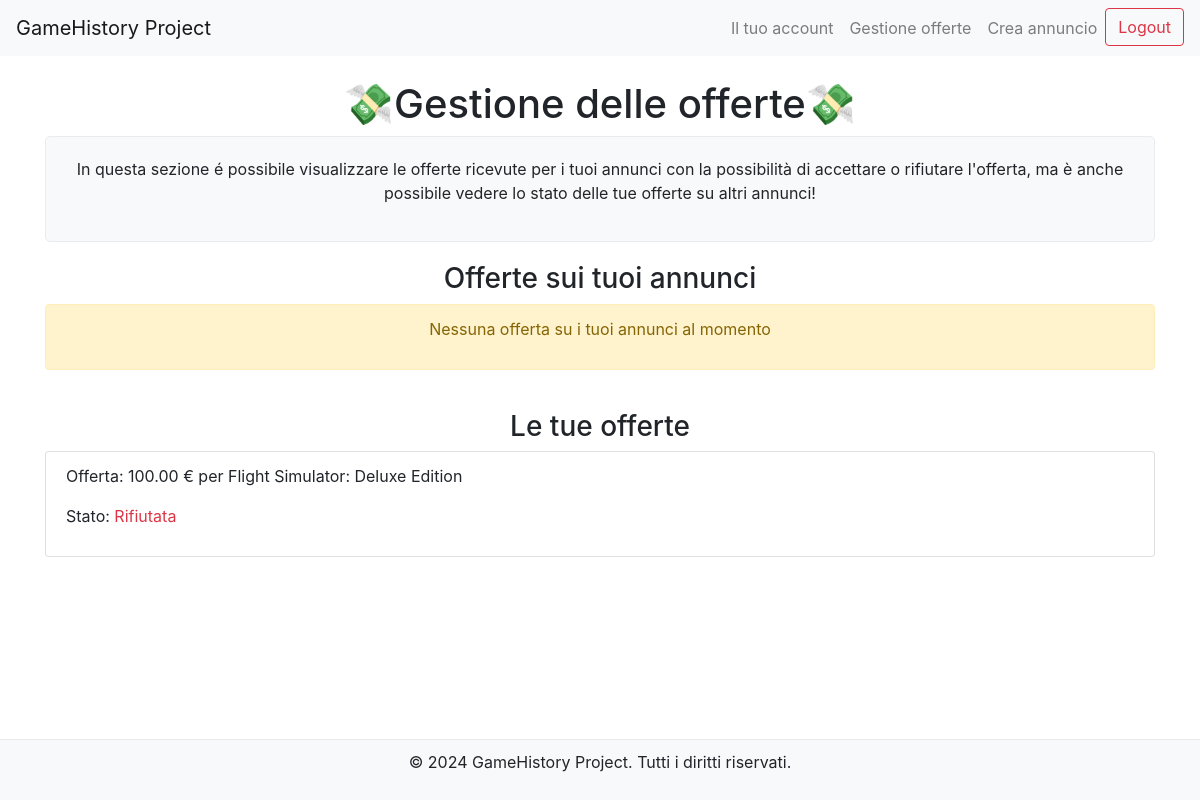
The page /manage_offers/ (signed in) on the database its author committed.
### marketplace/models.py (models this page shows, shortened)
class Offer(models.Model):
    listing = models.ForeignKey(Listing, on_delete=models.CASCADE, related_name='offers')
    user = models.ForeignKey(User, on_delete=models.CASCADE)
    offer_price = models.DecimalField(max_digits=10, decimal_places=2)
    accepted = models.BooleanField(null=True, blank=True)
    created_at = models.DateTimeField(auto_now_add=True)

class Listing(models.Model):
    user = models.ForeignKey(User, on_delete=models.CASCADE)  # Foreign Key sullo user
    game = models.ForeignKey(Game, on_delete=models.CASCADE)  # Foreign Key sul gioco collegato
    price = models.DecimalField(max_digits=10, decimal_places=2) # campo del prezzo
    quantity = models.PositiveIntegerField(default=1)  # campo della quantità disponibile dell'annuncio
    created_at = models.DateTimeField(auto_now_add=True)  # campo che riguarda la data di pubblicazione)
    is_available = models.BooleanField(default=True)  # campo che riguarda la disponibilità per la visione sulla home principale

class Game(models.Model):
    title = models.CharField(max_length=100)
    release_date = models.DateField()
    genre = models.CharField(max_length=50)
    category = models.CharField(max_length=50)
    platform = models.CharField(max_length=50)
    description = models.TextField()

### marketplace/views.py (the view)
# urls.py: path('manage_offers/', views.manage_offers, name='manage_offers'),
@login_required
def manage_offers(request):
    listings_as_seller = Listing.objects.filter(user=request.user)
    offers_as_seller = Offer.objects.filter(listing__in=listings_as_seller)
    offers_as_buyer = Offer.objects.filter(user=request.user)
    return render(request, 'marketplace/manage_offers.html', {
        'offers_as_seller': offers_as_seller,
        'offers_as_buyer': offers_as_buyer,
        }
    )

### marketplace/templates/marketplace/manage_offers.html (shortened to what this page needs)
<!DOCTYPE html>
<html lang="en">
<head>
    <link href="https://stackpath.bootstrapcdn.com/bootstrap/4.5.2/css/bootstrap.min.css" rel="stylesheet">
</head>
<body>
    <nav class="navbar navbar-expand-lg navbar-light bg-light">
        <a class="navbar-brand" href="{% url 'home'%}">GameHistory Project</a>
        <div class="collapse navbar-collapse" id="navbarNav">
            <ul class="navbar-nav ml-auto">
                {% if user.is_authenticated %}
                    <li class="nav-item">
                        <a class="nav-link" href="{% url 'user_profile' %}">Il tuo account</a>
                    </li>
                    <li class="nav-item">
                        <a class="nav-link" href="{% url 'manage_offers' %}">Gestione offerte</a>
                    </li>
                    <li class="nav-item">
                        <a class="nav-link" href="{% url 'create_listing' %}">Crea annuncio</a>
                    </li>
                    <li class="nav-item">
                        <form method="post" action="{% url 'logout' %}" class="form-inline">
                            <button type="submit" class="btn btn-outline-danger">Logout</button>
                        </form>
                    </li>
                {% endif %}
            </ul>
        </div>
    </nav>
    <div class="container mt-4">
        <h1><center>💸Gestione delle offerte💸</center></h1>
        <div class="description-box">
            <center><p>In questa sezione é possibile visualizzare le offerte ricevute per i tuoi annunci con la possibilità di accettare o rifiutare l'offerta, ma è anche possibile vedere lo stato delle tue offerte su altri annunci!</p></center>
        </div>
        <center><h3>Offerte sui tuoi annunci</h3></center>
        <ul class="list-group">
        {% if offer_as_seller%}
            {% for offer in offers_as_seller %}
                <li class="list-group-item">
                    <p>Offerta: {{ offer.offer_price }} € di {{ offer.user.username }} per {{ offer.listing.game.title }}</p>
                    <p>Stato:
                        {% if offer.accepted is None %}
                            <span class="text-warning">In attesa</span>
                        {% elif offer.accepted %}
                            <span class="text-success">Accettata</span>
                        {% else %}
                            <span class="text-danger">Rifiutata</span>
                        {% endif %}
                    </p>
                    {% if offer.accepted is None %}
                        <a href="{% url 'respond_to_offer' offer.id 'accept' %}" class="btn btn-success btn-sm">Accetta</a>
                        <a href="{% url 'respond_to_offer' offer.id 'reject' %}" class="btn btn-danger btn-sm">Rifiuta</a>
                    {% endif %}
                </li>
            {% endfor %}
        {% else %}
            <div class="alert alert-warning">
                <center><p>Nessuna offerta su i tuoi annunci al momento</p></center>
            </div>
        {% endif %}
        </ul>
        <center><h3>Le tue offerte</h3></center>
        <ul class="list-group">
        {% if offers_as_buyer %}
            {% for offer in offers_as_buyer %}
                <li class="list-group-item">
                    <p>Offerta: {{ offer.offer_price }} € per {{ offer.listing.game.title }}</p>
                    <p>Stato:
                        {% if offer.accepted is None %}
                            <span class="text-warning">In attesa</span>
                        {% elif offer.accepted %}
                            <span class="text-success">Accettata</span>
                        {% else %}
                            <span class="text-danger">Rifiutata</span>
                        {% endif %}
                    </p>
                </li>
            {% endfor %}
        {% else %}
            <div class="alert alert-warning">
                <p>Non hai fatto nessuna offerta al momento</p>
            </div>
        {% endif %}
        </ul>
    </div>
    <footer class="footer">
        <p>&copy; 2024 GameHistory Project. Tutti i diritti riservati.</p>
    </footer>
</body>
</html>

### marketplace/templates/marketplace/manage_offers.html (style rules this page uses)
.description-box { background-color: #f8f9fa; border: 1px solid #e9ecef; border-radius: 5px; padding: 20px; margin-bottom: 20px; }
html, body { height: 100%; }
body { display: flex; flex-direction: column; }
.footer { background-color: #f8f9fa; border-top: 1px solid #e9ecef; padding: 10px 0; text-align: center; width: 100%; margin-top: auto; }

### rows shown on the page
Offer: offer_price "100.00", listing.game "Flight Simulator: Deluxe Edition", accepted "Rifiutata"
